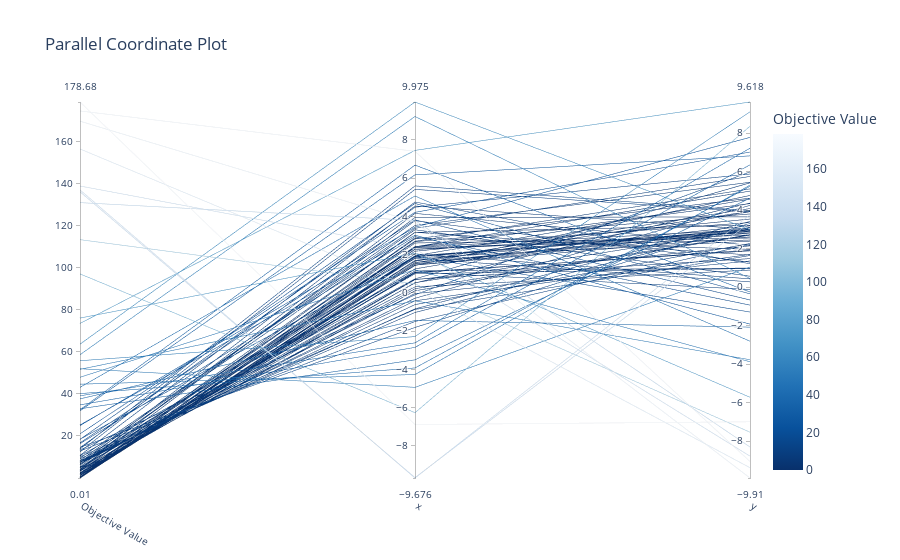

Notebook cell for this chart:
### Code cell
plot_parallel_coordinate(study).show()
